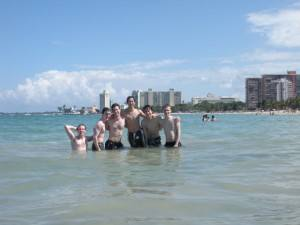
//> input picture Project2/2.jpg, 300 x 225 px
$ ./main   (built with g++ and OpenCV 4)
//> lines starting //> are read from the running program, lines starting //| are printed output that depends on the picture
#define _CRT_SECURE_NO_WARNINGS
#include <stdlib.h>
#include <stdio.h>
#include <cv.h>
#include <vector>
#include <opencv2/highgui.hpp>
#include <opencv2/opencv.hpp>
using namespace cv;

int main()
{
	Mat srcImg = imread("2.jpg");
//> srcImg is the input picture: 225 rows x 300 cols, CV_8UC3; mean B, G, R 184, 165.5, 142.5
	Mat addImg = imread("2.png");
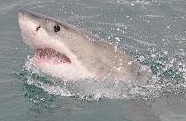
//> input picture Project2/2.png, 186 x 121 px
//> addImg is the input picture: 121 rows x 186 cols, CV_8UC3; mean B, G, R 149.2, 148.9, 149.4

	srcImg.convertTo(srcImg, CV_32F, 1.0f/255);
//> srcImg: 225 rows x 300 cols, CV_32FC3
	addImg.convertTo(addImg, CV_32F, 1.0f/255);
//> addImg: 121 rows x 186 cols, CV_32FC3
	resize(addImg, addImg, Size(100, 50));
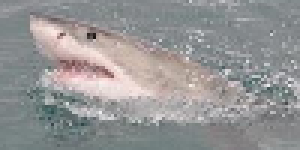
//> addImg: 50 rows x 100 cols, CV_32FC3 (shown 3 times larger); mean B, G, R 0.586, 0.584, 0.586
	Mat gradient(addImg.size(), CV_32FC3);

	for (int i = 1; i < addImg.rows - 1; i++){
		for (int j = 1; j < addImg.cols - 1; j++){
			//printf("i=%d j=%d\n", i, j);
			gradient.at<Vec3f>(i, j)[0] = addImg.at<Vec3f>(i - 1, j)[0]
				+ addImg.at<Vec3f>(i + 1, j)[0]
				+ addImg.at<Vec3f>(i, j - 1)[0]
				+ addImg.at<Vec3f>(i, j + 1)[0]
				- 4 * addImg.at<Vec3f>(i, j)[0];
			gradient.at<Vec3f>(i, j)[1] = addImg.at<Vec3f>(i - 1, j)[1]
				+ addImg.at<Vec3f>(i + 1, j)[1]
				+ addImg.at<Vec3f>(i, j - 1)[1]
				+ addImg.at<Vec3f>(i, j + 1)[1]
				- 4 * addImg.at<Vec3f>(i, j)[1];
			gradient.at<Vec3f>(i, j)[2] = addImg.at<Vec3f>(i - 1, j)[2]
				+ addImg.at<Vec3f>(i + 1, j)[2]
				+ addImg.at<Vec3f>(i, j - 1)[2]
				+ addImg.at<Vec3f>(i, j + 1)[2]
				- 4 * addImg.at<Vec3f>(i, j)[2];

		}
	}
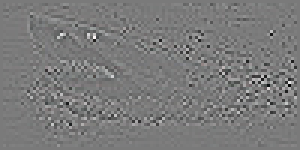
//> gradient: 50 rows x 100 cols, CV_32FC3 (shown 3 times larger); mean B, G, R 0.000234, 0.000183, 9.04e-05; drawn with min black and max white


	Mat tmp = srcImg(Rect(170, 150, 100, 50));
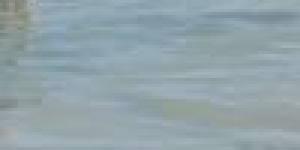
//> tmp: 50 rows x 100 cols, CV_32FC3 (shown 3 times larger); mean B, G, R 0.667, 0.642, 0.573
	//addImg.copyTo(tmp);
	imshow("test1", srcImg);
	for (int k = 0; k <9000; k++){
	//	printf("%d ",k);
		for (int i = 1; i < tmp.rows - 1; i++){
			for (int j = 1; j < tmp.cols - 1; j++){
			//	printf("%.6f\n", tmp.at<Vec3f>(i, j)[0]);
				//printf("%f %f %f,", tmp.at<Vec3f>(i, j)[0], tmp.at<Vec3f>(i, j)[1], tmp.at<Vec3f>(i, j)[2]);
				tmp.at<Vec3f>(i, j)[0] = (tmp.at<Vec3f>(i - 1, j)[0]
					+ tmp.at<Vec3f>(i + 1, j)[0]
					+ tmp.at<Vec3f>(i, j - 1)[0]
					+ tmp.at<Vec3f>(i, j + 1)[0]
					- gradient.at<Vec3f>(i, j)[0]) / 4;
				tmp.at<Vec3f>(i, j)[1] = (tmp.at<Vec3f>(i - 1, j)[1]
					+ tmp.at<Vec3f>(i + 1, j)[1]
					+ tmp.at<Vec3f>(i, j - 1)[1]
					+ tmp.at<Vec3f>(i, j + 1)[1]
					- gradient.at<Vec3f>(i, j)[1]) / 4;
				tmp.at<Vec3f>(i, j)[2] = (tmp.at<Vec3f>(i - 1, j)[2]
					+ tmp.at<Vec3f>(i + 1, j)[2]
					+ tmp.at<Vec3f>(i, j - 1)[2]
					+ tmp.at<Vec3f>(i, j + 1)[2]
					- gradient.at<Vec3f>(i, j)[2])/4;
				//printf("%f %f %f\n", tmp.at<Vec3f>(i, j)[0], tmp.at<Vec3f>(i, j)[1], tmp.at<Vec3f>(i, j)[2]);
			}
		}
	}
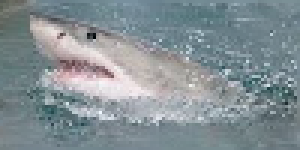
//> tmp: 50 rows x 100 cols, CV_32FC3 (shown 3 times larger); mean B, G, R 0.699, 0.682, 0.64; drawn with min black and max white
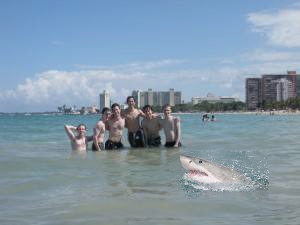
//> srcImg: 225 rows x 300 cols, CV_32FC3; mean B, G, R 0.724, 0.652, 0.564; drawn with min black and max white

    imshow("test", srcImg);
	waitKey(0);
}
